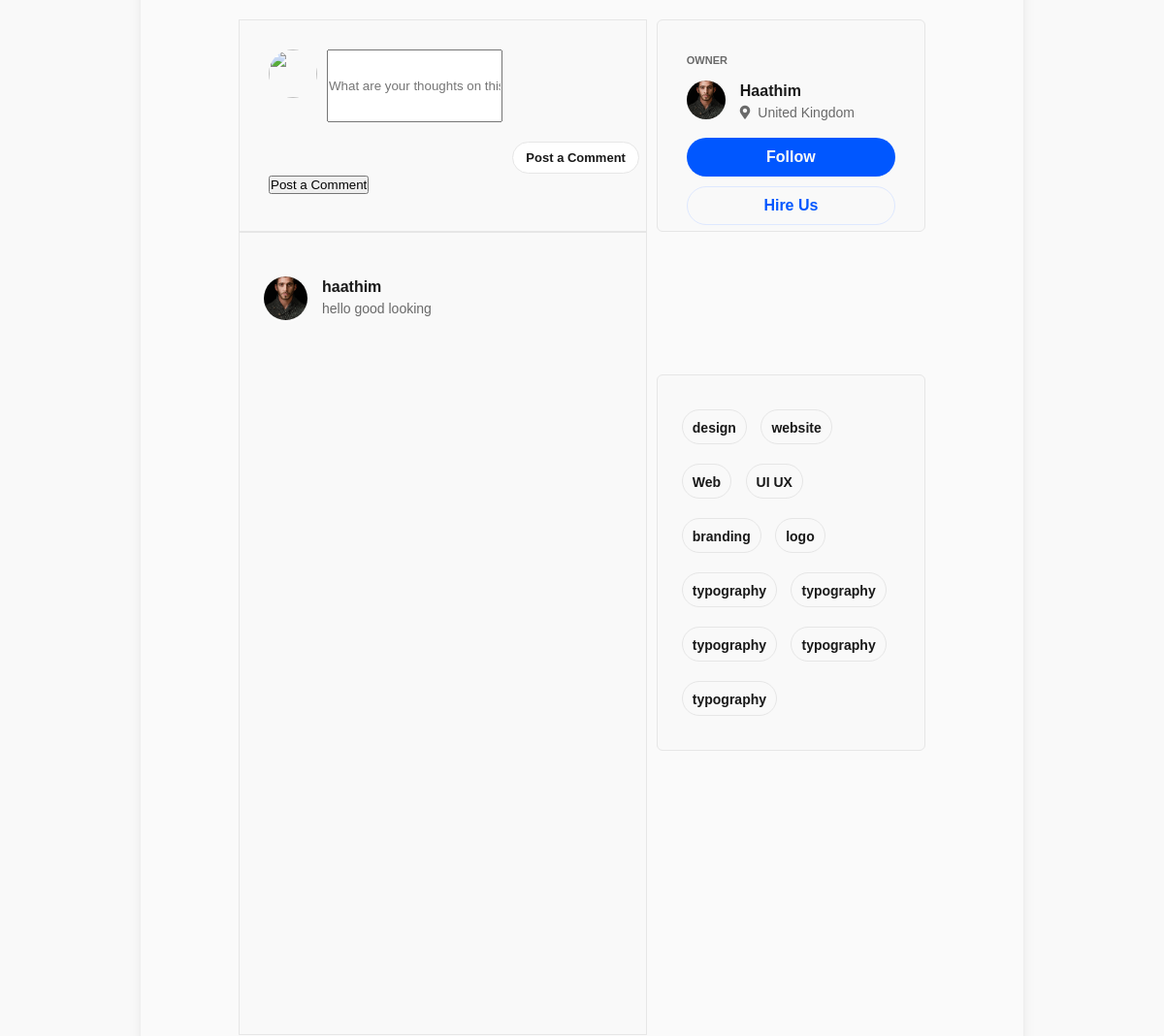
/postDesk/25 (signed in, middle part), run on an earlier commit of the app's database.
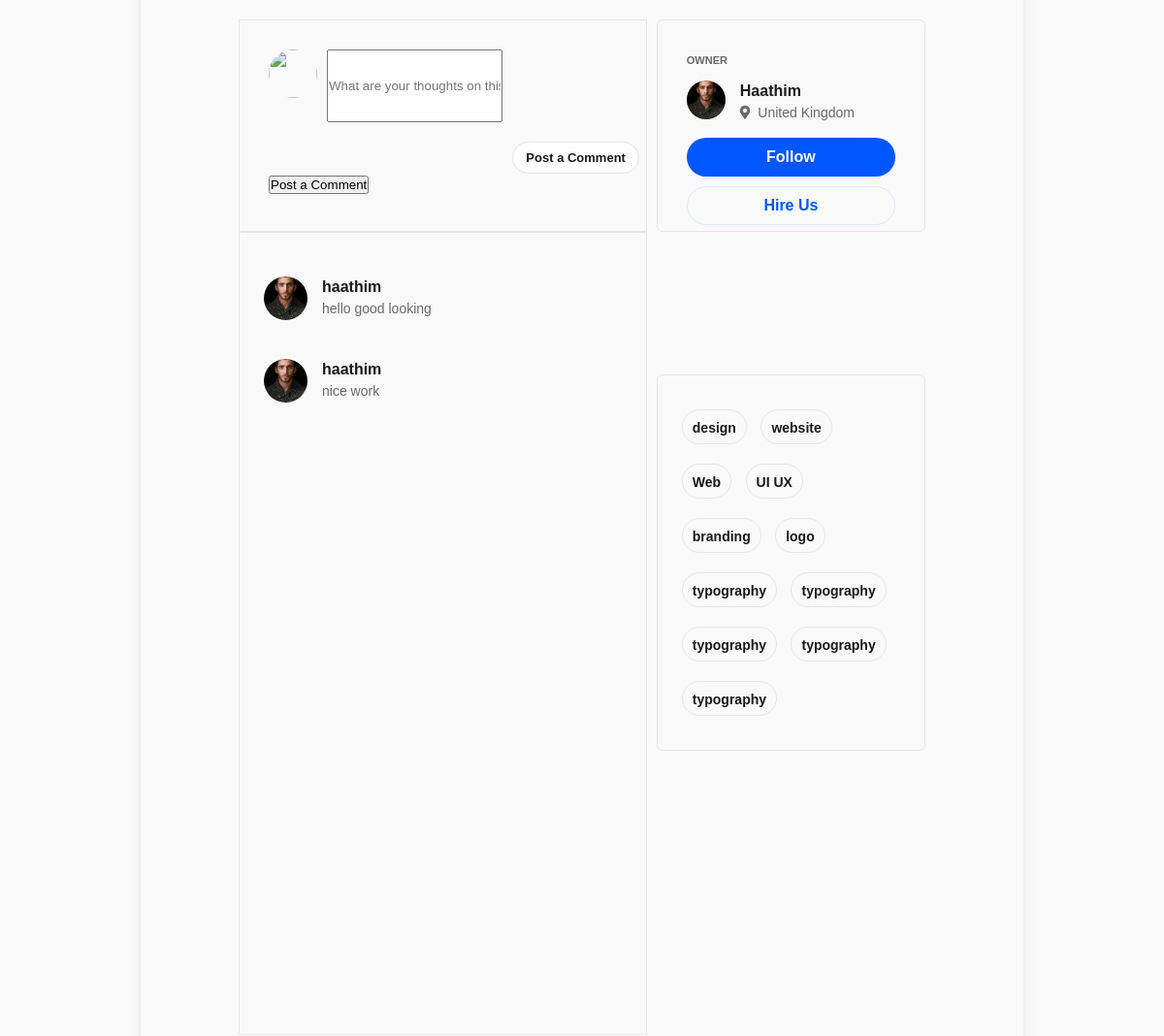
And on a later commit of the database.
### post/models.py (models this page shows)
class Comment(models.Model):
    profile = models.ForeignKey(Profile, on_delete=models.CASCADE, null=True)
    post = models.ForeignKey(Post, on_delete=models.CASCADE)
    text = models.TextField(null=True, blank=True)
    coment_date=models.DateTimeField(auto_now_add=True)

### user/models.py (models this page shows)
class Profile(models.Model):
    user = models.OneToOneField(User, on_delete=models.CASCADE, null=True, blank=True)
    name = models.CharField(max_length=200, blank=True, null=True)
    email = models.EmailField(max_length=200, blank=True, null=True)
    bio= models.TextField(blank=True, null=True)
    dp = models.ImageField(blank=True, null=True, upload_to= 'profiles/')
    coverimage = models.ImageField(blank=True, null=True, upload_to= 'covers/')
    location = models.CharField(max_length=200, blank=True, null=True)
    username = models.CharField(max_length=200, blank=True, null=True)
    facebook = models.CharField(max_length=200, blank=True, null=True)
    linkedin = models.CharField(max_length=200, blank=True, null=True)
    twitter = models.CharField(max_length=200, blank=True, null=True)
    dribbble = models.CharField(max_length=200, blank=True, null=True)
    website = models.CharField(max_length=200, blank=True, null=True)
    created = models.DateTimeField(auto_now_add=True)
    def __str__(self):
        return str(self.user.username)

### post/views.py (the view)
# urls.py: path('postDesk/<str:pk>', views.postDesk,name="postDesk"),
def postDesk(request,pk):
    if request.user.is_authenticated:
        post=Post.objects.get(id=pk)
        title=post.title.capitalize()
        profile=Profile.objects.get(username=request.user.username)
        name=profile.name.capitalize()
    if request.method == 'POST':
        comment=request.POST['comment']
        comment=Comment.objects.create(profile=profile,post=post
        ,text=comment)
    comment=Comment.objects.filter(post=post)
    context={'posts':post,'title':title,'comment':comment,'name':name,'profile':profile}
    try:
        appreciate=Appreciate.objects.get(profile=request.user.profile,post=pk)
        if appreciate.liked == True:
            context['appreciate']=appreciate
    except:
        pass
    return render(request, 'postdesc.html',context)

### post/templates/postdesc.html (shortened to what this page needs)
{% load static %}
<!DOCTYPE html>
<html lang="en">
<head>
    <link rel="stylesheet" href="https://cdnjs.cloudflare.com/ajax/libs/font-awesome/5.10.2/css/all.min.css">
    <link rel="stylesheet" href="{% static 'css/gallery-project.css' %}">
</head>
<body>
    <section>
        <div class="project-adds-options">
            <div class="add-comments">
                <form action="{% url 'postDesk' posts.id %}" method="post">
                <div class="userdp-commentbox">
                    <img src="{% static '/images/users/user1.jpg' %}" alt="">
                    <input  id="" placeholder="What are your thoughts on this project?" name="comment"></input>
                </div>
                <button type="button">Post a Comment</button>
                <input type="submit" value="Post a Comment">
            </form>
            </div>
            <div class="user-details">
                <small>owner</small>
                <div class="user">
                    <img src="{% static '/images/users/jordan-dice-dp.jpg' %}" alt="">
                    <div>
                        <p><a href="/user/jordan-dice.html">{{name}}</a></p>
                        <h5><i class="fas fa-map-marker-alt"></i>United Kingdom</h5>
                    </div>
                </div>
            <button>Follow</button>
            <button class="hire-button">Hire Us</button>
            </div>
            {% if  comment %}
            <div class="comments-shows">
                {% for c in comment %}
                <div class="user">
                    <img src="{% static '/images/users/jordan-dice-dp.jpg' %}" alt="">
                    <div>
                        <h5><a href="#">{{c.profile}}</a></h5>
                        <p>{{c.text}}</p>
                    </div>
                </div>
            {% endfor %}
            </div>
            {% endif %}
            <div class="project-tags-list">
                <button>design</button>
                <button>website</button>
                <button>Web</button>
                <button>UI UX</button>
                <button>branding</button>
                <button>logo</button>
                <button>typography</button>
                <button>typography</button>
                <button>typography</button>
                <button>typography</button>
                <button>typography</button>
            </div>
        </div>
    </section>
</body>

### post/templates/header.html (shortened to what this page needs)
{% load static %}

### static/css/gallery-project.css (style rules this page uses)
h5 { font-family: Arial, Helvetica, sans-serif; font-weight: 600; line-height: 22px; font-style: normal; color: #191919; }
* { padding: 0; margin: 0; box-sizing: border-box; }
body { background-color: #f9f9f9; color: #191919; font-family: Arial, Helvetica, sans-serif; font-weight: 600; line-height: 22px; font-style: normal; }
section { height: max-content; width: auto; margin: 0px 145px 80px; background-color: #fafafa; display: flex; flex-direction: column; box-shadow: 0 10px 15px -3px rgba(0, 0, 0, 0.1), 0 4px 6px -2px rgba(0, 0, 0, 0.05); }
section .project-adds-options { margin: 92px 101px; width: auto; height: 140vh; display: grid; grid-template-columns: repeat(5, 1fr); grid-template-rows: repeat(14, 1fr); gap: 0px 10px; }
section .project-adds-options .add-comments { grid-row: 1 / 4; grid-column: 1 /4; border: 1px solid #e6e6e6; background-color: #f9f9f9; padding: 30px; display: flex; flex-direction: column; }
section .project-adds-options .add-comments .userdp-commentbox { width: auto; height: 60%; display: flex; }
section .project-adds-options .add-comments .userdp-commentbox img { height: 50px; width: 50px; border-radius: 50%; object-fit: cover; margin-right: 10px; }
section .project-adds-options .add-comments button { margin-top: 20px; margin-left: 70%; height: 33px; width: 131px; padding: 8px; border-radius: 20px; border: 1px solid #e6e6e6; background-color: #fff; cursor: pointer; font-weight: 600; font-size: 13px; color: #191919; }
section .project-adds-options .user-details { grid-row: 1 / 4; grid-column: 4 /6; border: 1px solid #e6e6e6; background-color: #f9f9f9; border-radius: 6px; padding: 30px; display: flex; flex-direction: column; }
section .project-adds-options .user-details small { text-transform: uppercase; font-size: 11px; color: #696969; }
section .project-adds-options .user-details .user { display: flex; padding: 10px 0px; }
section .project-adds-options .user-details .user img { height: 40px; width: 40px; object-fit: cover; border-radius: 50%; }
section .project-adds-options .user-details .user div { margin: 0px 15px; display: flex; flex-direction: column; }
section .project-adds-options .user-details .user div p { font-weight: 700; font-size: 16px; }
section .project-adds-options .user-details .user div p a { text-decoration: none; color: #191919; }
section .project-adds-options .user-details .user div h5 { font-weight: 400; font-size: 14px; color: #696969; cursor: pointer; }
section .project-adds-options .user-details .user div h5 i { margin-right: 8px; color: #696969; }
section .project-adds-options .user-details button { background-color: #0057ff; padding: 10px; border-radius: 20px; color: #f9f9f9; border: 1px solid transparent; margin: 5px 0; font-weight: 700; font-size: 16px; cursor: pointer; }
section .project-adds-options .user-details button.hire-button { background-color: #f9f9f9; color: #0057ff; border: 1px solid #dee8ff; cursor: pointer; }
section .project-adds-options .comments-shows { grid-row: 4 / 14; grid-column: 1 /4; border: 1px solid #e6e6e6; background-color: #f9f9f9; padding: 25px; display: flex; flex-direction: column; }
section .project-adds-options .comments-shows .user { display: flex; padding: 20px 0px; }
section .project-adds-options .comments-shows .user img { height: 45px; width: 45px; object-fit: cover; border-radius: 50%; }
section .project-adds-options .comments-shows .user div { margin: 0px 15px; display: flex; flex-direction: column; }
section .project-adds-options .comments-shows .user div h5 { font-weight: 700; font-size: 16px; }
section .project-adds-options .comments-shows .user div h5 a { text-decoration: none; color: #191919; }
section .project-adds-options .comments-shows .user div p { font-weight: 400; font-size: 14px; color: #696969; cursor: pointer; }
section .project-adds-options .project-tags-list { grid-column: 4 /6; grid-row: 6 / 10; height: max-content; border: 1px solid #e6e6e6; background-color: #f9f9f9; border-radius: 6px; padding: 25px; }
section .project-adds-options .project-tags-list button { padding: 10px; height: 36px; border-radius: 20px; margin: 10px 10px 10px 0px; border: 1px solid #e6e6e6; cursor: pointer; background-color: #f9f9f9; font-size: 14px; font-weight: 600; color: #191919; }

What changed in the data, as far as the page shows it:
added Comment: profile "haathim", text "nice work"
